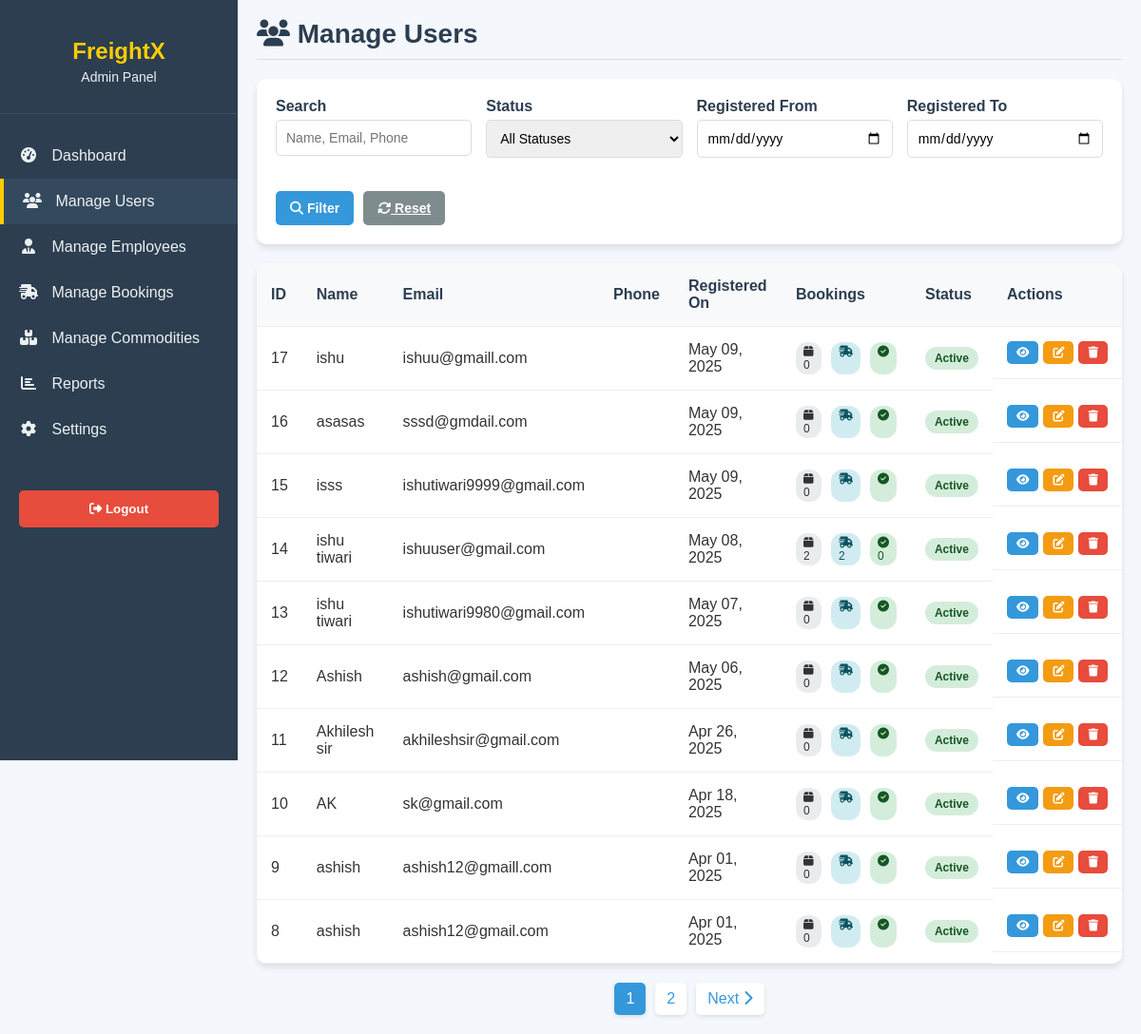
The page /manage_users.php (signed in) on the database its author committed.
### tables this page shows
CREATE TABLE `users` (
  `id` int(11) NOT NULL,
  `name` varchar(100) NOT NULL,
  `email` varchar(100) NOT NULL,
  `password` varchar(255) NOT NULL,
  `phone` varchar(20) DEFAULT NULL,
  `address` text DEFAULT NULL,
  `created_at` timestamp NOT NULL DEFAULT current_timestamp()
);

### manage_users.php (the view, shortened to what this page needs)
<?php
include 'db_connect.php';
$records_per_page = 10;
$page = isset($_GET['page']) ? (int)$_GET['page'] : 1;
$offset = ($page - 1) * $records_per_page;
$search = isset($_GET['search']) ? $_GET['search'] : '';
$status_filter = isset($_GET['status']) ? $_GET['status'] : '';
$date_from = isset($_GET['date_from']) ? $_GET['date_from'] : '';
$date_to = isset($_GET['date_to']) ? $_GET['date_to'] : '';
$query = "SELECT * FROM users WHERE 1=1";
$count_query = "SELECT COUNT(*) as total FROM users WHERE 1=1";
$params = [];
$types = "";
$query .= " ORDER BY created_at DESC LIMIT ?, ?";
$params[] = $offset;
$params[] = $records_per_page;
$types .= "ii";
$stmt = $conn->prepare($query);
if (!empty($params)) {
    $stmt->bind_param($types, ...$params);
}
$stmt->execute();
$result = $stmt->get_result();
$count_stmt = $conn->prepare($count_query);
$count_stmt->execute();
$count_result = $count_stmt->get_result();
$row = $count_result->fetch_assoc();
$total_records = $row['total'];
$total_pages = ceil($total_records / $records_per_page);
function getUserBookingStats($conn, $user_id) {
    $stats_query = "SELECT
                    COUNT(*) as total_bookings,
                    SUM(CASE WHEN status = 'delivered' THEN 1 ELSE 0 END) as completed_bookings,
                    SUM(CASE WHEN status = 'pending' OR status = 'confirmed' OR status = 'in_transit' THEN 1 ELSE 0 END) as active_bookings
                FROM bookings
                WHERE user_id = ?";
    $stats_stmt = $conn->prepare($stats_query);
    $stats_stmt->bind_param("i", $user_id);
    $stats_stmt->execute();
    $stats_result = $stats_stmt->get_result();
    return $stats_result->fetch_assoc();
}
?>
<!DOCTYPE html>
<html lang="en">
<head>
    <link rel="stylesheet" href="https://cdnjs.cloudflare.com/ajax/libs/font-awesome/6.4.0/css/all.min.css">
</head>
<body>
    <div class="dashboard-container">
        <div class="sidebar">
            <div class="sidebar-header">
                <h2>FreightX</h2>
                <div class="admin-info">
                    <p>Admin Panel</p>
                </div>
            </div>
            <div class="sidebar-menu">
                <a href="admin_dashboard.php"><i class="fas fa-tachometer-alt"></i> Dashboard</a>
                <a href="manage_users.php" class="active"><i class="fas fa-users"></i> Manage Users</a>
                <a href="manage_employees.php"><i class="fas fa-user-tie"></i> Manage Employees</a>
                <a href="manage_bookings.php"><i class="fas fa-shipping-fast"></i> Manage Bookings</a>
                <a href="admin_dashboard.php"><i class="fas fa-boxes"></i> Manage Commodities</a>
                <a href="reports.php"><i class="fas fa-chart-bar"></i> Reports</a>
                <a href="admin_dashboard.php"><i class="fas fa-cog"></i> Settings</a>
            </div>
            <form action="admin_logout.php" method="post">
                <button type="submit" class="logout-btn"><i class="fas fa-sign-out-alt"></i> Logout</button>
            </form>
        </div>
        <div class="main-content">
            <div class="page-header">
                <h1><i class="fas fa-users"></i> Manage Users</h1>
            </div>
            <div class="filter-container">
                <form action="" method="GET" class="filter-form">
                    <div class="filter-group">
                        <label for="search">Search</label>
                        <input type="text" id="search" name="search" placeholder="Name, Email, Phone" value="<?php echo htmlspecialchars($search); ?>">
                    </div>
                    <div class="filter-group">
                        <label for="status">Status</label>
                        <select id="status" name="status">
                            <option value="">All Statuses</option>
                        </select>
                    </div>
                    <div class="filter-group">
                        <label for="date_from">Registered From</label>
                        <input type="date" id="date_from" name="date_from" value="<?php echo htmlspecialchars($date_from); ?>">
                    </div>
                    <div class="filter-group">
                        <label for="date_to">Registered To</label>
                        <input type="date" id="date_to" name="date_to" value="<?php echo htmlspecialchars($date_to); ?>">
                    </div>
                    <div class="filter-buttons">
                        <button type="submit" class="btn btn-primary"><i class="fas fa-search"></i> Filter</button>
                        <a href="manage_users.php" class="btn btn-secondary"><i class="fas fa-sync-alt"></i> Reset</a>
                    </div>
                </form>
            </div>
            <div class="table-container">
                <table>
                    <thead>
                        <tr>
                            <th>ID</th>
                            <th>Name</th>
                            <th>Email</th>
                            <th>Phone</th>
                            <th>Registered On</th>
                            <th>Bookings</th>
                            <th>Status</th>
                            <th>Actions</th>
                        </tr>
                    </thead>
                    <tbody>
                        <?php if ($result->num_rows > 0): ?>
                            <?php while ($user = $result->fetch_assoc()):
                                $booking_stats = getUserBookingStats($conn, $user['id']);
                            ?>
                                <tr>
                                    <td><?php echo $user['id']; ?></td>
                                    <td><?php echo htmlspecialchars($user['name']); ?></td>
                                    <td><?php echo htmlspecialchars($user['email']); ?></td>
                                    <td><?php echo htmlspecialchars($user['phone']); ?></td>
                                    <td><?php echo date('M d, Y', strtotime($user['created_at'])); ?></td>
                                    <td>
                                        <div class="user-stats">
                                            <span class="stat-badge" title="Total Bookings">
                                                <i class="fas fa-box"></i> <?php echo $booking_stats['total_bookings']; ?>
                                            </span>
                                            <span class="stat-badge" title="Active Bookings" style="background: #d1ecf1; color: #0c5460;">
                                                <i class="fas fa-shipping-fast"></i> <?php echo $booking_stats['active_bookings']; ?>
                                            </span>
                                            <span class="stat-badge" title="Completed Bookings" style="background: #d4edda; color: #155724;">
                                                <i class="fas fa-check-circle"></i> <?php echo $booking_stats['completed_bookings']; ?>
                                            </span>
                                        </div>
                                    </td>
                                  <td>
    <span class="status-badge status-active">
        Active
    </span>
</td>
<td class="action-buttons">
    <button class="action-btn btn-view" onclick="viewUser(<?php echo $user['id']; ?>)">
        <i class="fas fa-eye"></i>
    </button>
    <button class="action-btn btn-edit" onclick="openStatusModal(<?php echo $user['id']; ?>, 'active')">
        <i class="fas fa-edit"></i>
    </button>
    <button class="action-btn btn-delete" onclick="confirmDelete(<?php echo $user['id']; ?>)">
        <i class="fas fa-trash"></i>
    </button>
</td>
                                </tr>
                            <?php endwhile; ?>
                        <?php else: ?>
                            <tr>
                                <td colspan="8" style="text-align: center;">No users found</td>
                            </tr>
                        <?php endif; ?>
                    </tbody>
                </table>
            </div>
            <?php if ($total_pages > 1): ?>
                <div class="pagination">
                    <?php for ($i = 1; $i <= $total_pages; $i++): ?>
                        <?php if ($i == $page): ?>
                            <span class="active"><?php echo $i; ?></span>
                        <?php else: ?>
                            <a href="?page=<?php echo $i; ?>&search=<?php echo urlencode($search); ?>&status=<?php echo urlencode($status_filter); ?>&date_from=<?php echo urlencode($date_from); ?>&date_to=<?php echo urlencode($date_to); ?>">
                                <?php echo $i; ?>
                            </a>
                        <?php endif; ?>
                    <?php endfor; ?>
                    <?php if ($page < $total_pages): ?>
                        <a href="?page=<?php echo ($page + 1); ?>&search=<?php echo urlencode($search); ?>&status=<?php echo urlencode($status_filter); ?>&date_from=<?php echo urlencode($date_from); ?>&date_to=<?php echo urlencode($date_to); ?>">
                            Next <i class="fas fa-chevron-right"></i>
                        </a>
                    <?php endif; ?>
                </div>
            <?php endif; ?>
        </div>
    </div>
</body>
</html>

### manage_users.php (style rules this page uses)
* { margin: 0; padding: 0; box-sizing: border-box; font-family: 'Arial', sans-serif; }
body { background: #f4f7fc; color: #333; }
.dashboard-container { display: flex; min-height: 100vh; }
.sidebar { width: 250px; background: #2c3e50; color: white; padding: 20px 0; position: fixed; height: 100vh; overflow-y: auto; }
.sidebar-header { padding: 20px; text-align: center; border-bottom: 1px solid #3d5166; }
.sidebar-header h2 { color: #ffcc00; font-size: 24px; margin-bottom: 5px; }
.admin-info { font-size: 14px; color: #ecf0f1; margin-bottom: 10px; }
.sidebar-menu { padding: 20px 0; }
.sidebar-menu a { display: block; padding: 15px 20px; color: #ecf0f1; text-decoration: none; transition: 0.3s; font-size: 16px; }
.sidebar-menu a i { margin-right: 10px; width: 20px; text-align: center; }
.sidebar-menu a:hover, .sidebar-menu a.active { background: #34495e; border-left: 4px solid #ffcc00; }
.logout-btn { margin: 20px; padding: 12px; background: #e74c3c; color: white; border: none; border-radius: 5px; cursor: pointer; width: calc(100% - 40px); font-weight: bold; transition: 0.3s; }
.main-content { flex: 1; margin-left: 250px; padding: 20px; }
.page-header { display: flex; justify-content: space-between; align-items: center; margin-bottom: 20px; padding-bottom: 10px; border-bottom: 1px solid #ddd; }
.page-header h1 { font-size: 28px; color: #2c3e50; }
.filter-container { background: white; padding: 20px; border-radius: 10px; box-shadow: 0 4px 6px rgba(0, 0, 0, 0.1); margin-bottom: 20px; }
.filter-form { display: grid; grid-template-columns: repeat(auto-fit, minmax(200px, 1fr)); gap: 15px; }
.filter-group { margin-bottom: 10px; }
.filter-group label { display: block; margin-bottom: 5px; font-weight: bold; color: #2c3e50; }
.filter-group input, .filter-group select { width: 100%; padding: 10px; border: 1px solid #ddd; border-radius: 5px; font-size: 14px; }
.filter-buttons { display: flex; gap: 10px; margin-top: 10px; }
.btn { padding: 10px 15px; border: none; border-radius: 5px; cursor: pointer; font-weight: bold; font-size: 14px; transition: 0.3s; }
.btn-primary { background: #3498db; color: white; }
.btn-secondary { background: #7f8c8d; color: white; }
.table-container { background: white; border-radius: 10px; box-shadow: 0 4px 6px rgba(0, 0, 0, 0.1); overflow: hidden; margin-bottom: 20px; }
table { width: 100%; border-collapse: collapse; }
th, td { padding: 15px; text-align: left; border-bottom: 1px solid #eee; }
th { background: #f8f9fa; font-weight: bold; color: #2c3e50; }
.status-badge { display: inline-block; padding: 5px 10px; border-radius: 20px; font-size: 12px; font-weight: bold; }
.status-active { background: #d4edda; color: #155724; }
.action-buttons { display: flex; gap: 5px; }
.action-btn { padding: 5px 10px; border-radius: 5px; font-size: 12px; cursor: pointer; border: none; }
.btn-view { background: #3498db; color: white; }
.btn-edit { background: #f39c12; color: white; }
.btn-delete { background: #e74c3c; color: white; }
.pagination { display: flex; justify-content: center; margin-top: 20px; }
.pagination a, .pagination span { display: inline-block; padding: 8px 12px; margin: 0 5px; border-radius: 5px; text-decoration: none; color: #3498db; background: white; box-shadow: 0 2px 4px rgba(0, 0, 0, 0.1); }
.pagination .active { background: #3498db; color: white; }
.user-stats { display: flex; gap: 10px; }
.stat-badge { font-size: 12px; padding: 3px 8px; border-radius: 12px; background: #e9ecef; }

### rows shown on the page
users: id "17", name "ishu", email "ishuu@gmaill.com", created_at "May 09, 2025", total_bookings "0"
users: id "16", name "asasas", email "sssd@gmdail.com", created_at "May 09, 2025", total_bookings "0"
users: id "15", name "isss", email "ishutiwari9999@gmail.com", created_at "May 09, 2025", total_bookings "0"
users: id "14", name "ishu tiwari", email "ishuuser@gmail.com", created_at "May 08, 2025", total_bookings "2", active_bookings "2", completed_bookings "0"
users: id "13", name "ishu tiwari", email "ishutiwari9980@gmail.com", created_at "May 07, 2025", total_bookings "0"
users: id "12", name "Ashish", email "ashish@gmail.com", created_at "May 06, 2025", total_bookings "0"
users: id "11", name "Akhilesh sir", email "akhileshsir@gmail.com", created_at "Apr 26, 2025", total_bookings "0"
users: id "10", name "AK", email "sk@gmail.com", created_at "Apr 18, 2025", total_bookings "0"
users: id "9", name "ashish", email "ashish12@gmaill.com", created_at "Apr 01, 2025", total_bookings "0"
users: id "8", name "ashish", email "ashish12@gmail.com", created_at "Apr 01, 2025", total_bookings "0"
